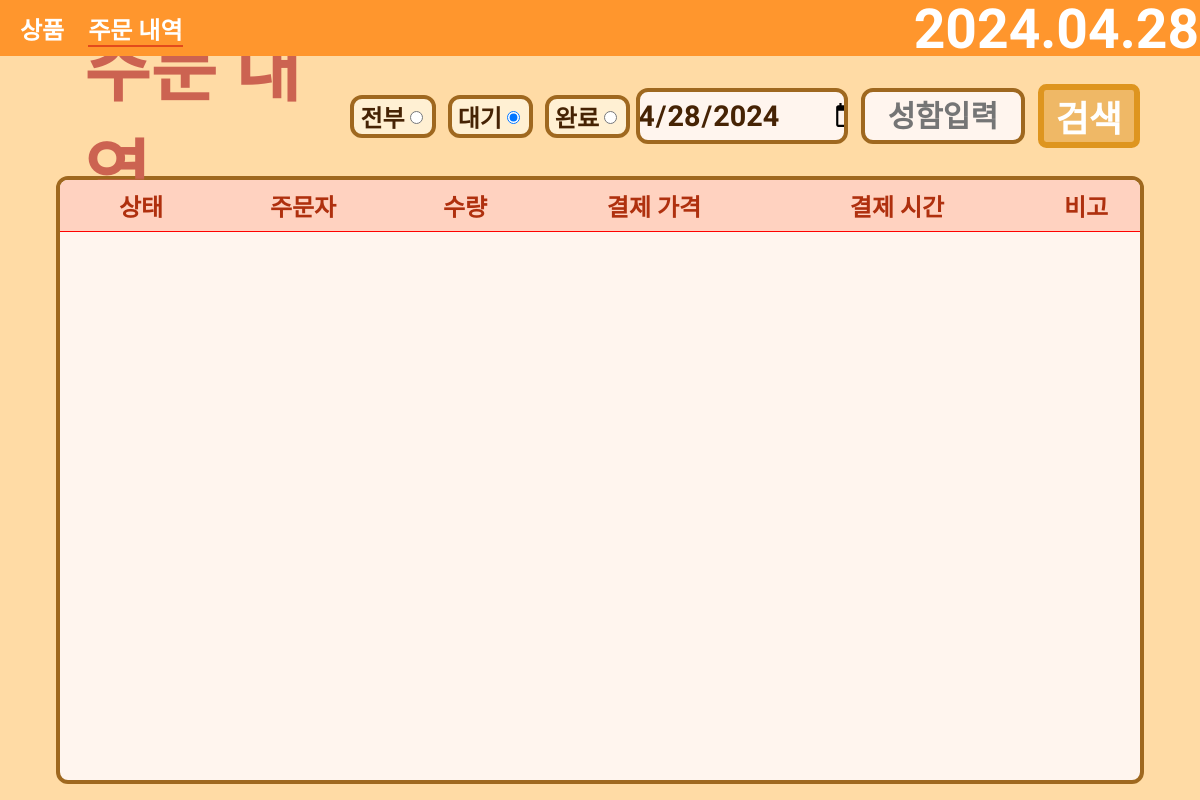
The page /OrderData/ on the database as committed earlier.
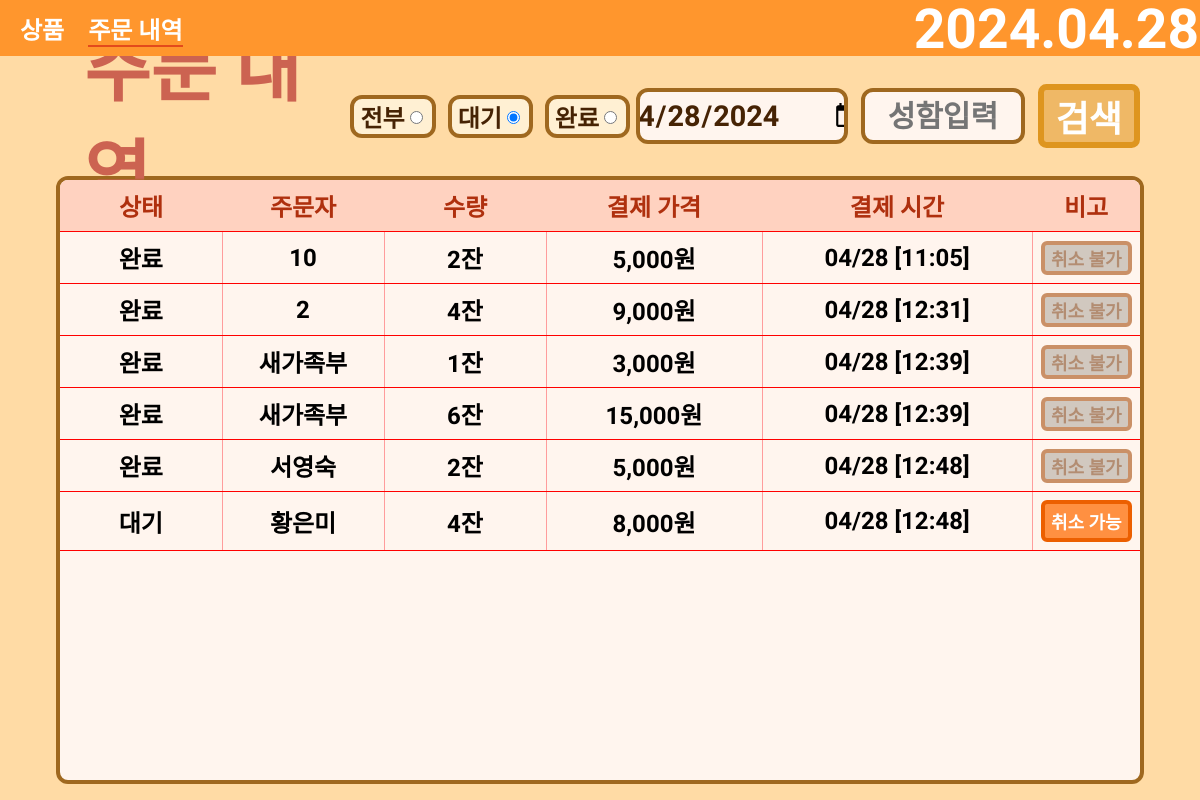
The same page on the database as committed later.
### main/models.py (models this page shows)
class OrderList(models.Model):
    ORDER_STATUS_CHOICES = [
        ('pending', '대기'),
        ('processing', '진행중'),
        ('completed', '완료됨'),
    ]
    order_menu = models.CharField(max_length=255)
    total_price = models.DecimalField(max_digits=10, decimal_places=0, default=0, null=True)
    total_quantity = models.DecimalField(max_digits=10, decimal_places=0, default=0, null=True)
    phone_number = models.CharField(max_length=15, null=True)
    order_name = models.CharField(max_length=255)
    modified_at = models.DateTimeField(auto_now=True)  # 현재 시간으로 기본값 설정
    order_status = models.CharField(max_length=20, choices=ORDER_STATUS_CHOICES, default='pending')

### main/views.py (the view)
# urls.py: path('OrderData/', OrderData.as_view()),
class OrderData(APIView):
    def get(self, request):
        today = timezone.now().date()
        order_list = OrderList.objects.filter(modified_at__date=today)
        context = {
            'today': today,
            'order_list': order_list,
        }
        return render(request, 'main/order_data.html', context)

### templates/main/order_data.html (shortened to what this page needs)
<!DOCTYPE html>
<html lang="en">
<head>
    {% load static %}
    <link rel="stylesheet" type="text/css" href="{% static 'order_data/order_data.css' %}">
</head>
<body>
<div class="app-container">
    <nav class="navbar">
        <div class="logo-section">
            <a class="nav_item" href="/">상품</a>
            <a class="nav_item pick" href="/OrderData">주문 내역</a>
        </div>
        <div class="nav-left">
            <a class="date-time-section" href="/PointExamine">{{ today|date:"Y.m.d" }}</a>
        </div>
    </nav>
</div>
<div class="order-section">
    <div class="order-container">
        <div class="order-header">
            <a class="order-header-left" href="{% url 'download-excel' %}">
                주문 내역
            </a>
            <div class="order-header-right">
                <form class="order-radio">
                    <div class="order-status">
                        <label for="전부">전부</label>
                        <input type="radio" id="전부" name="status" value="">
                    </div>
                    <div class="order-status">
                        <label for="대기">대기</label>
                        <input type="radio" id="대기" name="status" value="대기" checked>
                    </div>
                    <div class="order-status">
                        <label for="완료">완료</label>
                        <input type="radio" id="완료" name="status" value="완료">
                    </div>
                </form>
                <div class="order-input">
                    <input type="date" id="dateInput" class="order-input-select" onclick="OrderDataSearch()">
                    <input type="text" id="nameInput" class="order-input-select name" placeholder="성함입력"
                           onclick="OrderDataSearch()">
                    <div class="order-search" onclick="OrderDataSearch()">검색</div>
                </div>
            </div>
        </div>
        <div class="order-body">
            <table>
                <thead>
                <tr>
                    <th class="order-status-column">상태</th>
                    <th class="order-name-column">주문자</th>
                    <th class="total-quantity-column">수량</th>
                    <th class="total-price-column">결제 가격</th>
                    <th class="modified-at-column">결제 시간</th>
                    <th class="order-etc">비고</th>
                </tr>
                </thead>
                <tbody id="order-data-table">
                {% for data in order_list %}
                <tr>
                    <td class="order-status-column">{{ data.order_status }}</td>
                    <td class="order-name-column">{{ data.order_name }}</td>
                    <td class="total-quantity-column">{{ data.total_quantity }}잔</td>
                    {% load humanize %}
                    <td class="total-price-column">{{ data.total_price|intcomma }}원</td>
                    <td class="modified-at-column">{{ data.modified_at|date:"m/d [H:i]" }}</td>
                    {% if data.order_status == '대기' %}
                    <td class="order-etc">
                        <div class="delete" onclick="order_delete(this)">취소 가능</div>
                    </td>
                    {% else %}
                    <td class="order-etc">
                        <div class="complete">취소 불가</div>
                    </td>
                    {% endif %}
                </tr>
                {% endfor %}
                </tbody>
            </table>
        </div>
    </div>
</div>
</body>
</html>

Rows that differ between the two databases and show on the page:
now on this page (row edited): OrderList: order_status "완료", order_name "10", total_quantity "2", total_price "5,000", modified_at "04/28 [11:05]", shows "취소 불가"
added OrderList: order_status "완료", order_name "2", total_quantity "4", total_price "9,000", modified_at "04/28 [12:31]", shows "취소 불가"
added OrderList: order_status "완료", order_name "새가족부", total_quantity "1", total_price "3,000", modified_at "04/28 [12:39]", shows "취소 불가"
added OrderList: order_status "완료", order_name "새가족부", total_quantity "6", total_price "15,000", modified_at "04/28 [12:39]", shows "취소 불가"
added OrderList: order_status "완료", order_name "서영숙", total_quantity "2", total_price "5,000", modified_at "04/28 [12:48]", shows "취소 불가"
added OrderList: order_status "대기", order_name "황은미", total_quantity "4", total_price "8,000", modified_at "04/28 [12:48]", shows "취소 가능"
